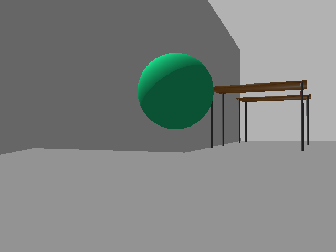
#> input picture imagefiles/balloon_green.png, 336 x 252 px
$ python removered.py
#> lines starting #> are read from the running program, lines starting #| are printed output that depends on the picture; after the words box and inside, x2 and y2 are one past the last pixel; in counts of white or black regions, pixels touching at a corner belong together
import cv2
import numpy as np
img = cv2.imread('imagefiles/balloon_green.png')
#> img is the input picture: shape (252, 336, 3); mean B, G, R 128.8, 131.1, 126.8
hsv = cv2.cvtColor(img, cv2.COLOR_BGR2HSV)
#> hsv: shape (252, 336, 3); mean H, S, V 4.3, 14.3, 131.4
outhsv = cv2.inRange(hsv, np.array([130/2, 20, 10]), np.array([160/2,255,235]))
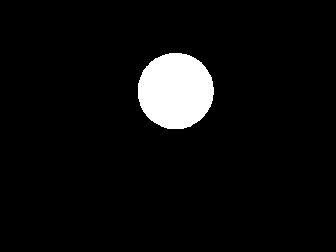
#> outhsv: shape (252, 336); 5.4% white; 1 white region, box (x1, y1, x2, y2) and area: (138, 53, 214, 129) 4566
img[:, :, 1] = np.bitwise_or(img[:, :, 1], outhsv)
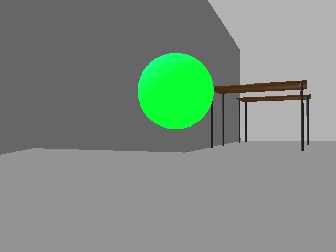
#> img: shape (252, 336, 3); 5.39% of pixels changed, all inside (x1, y1, x2, y2) = (138, 53, 214, 129)
cv2.imwrite('calculated/nogreenaugment.jpg', img)
cv2.imwrite('calculated/nogreenmap.jpg', outhsv)
